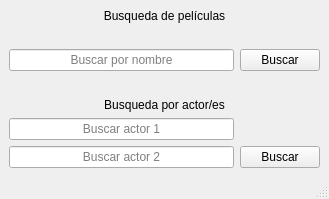
<?xml version="1.0" encoding="UTF-8"?>
<ui version="4.0">
 <class>Ventana_principal</class>
 <widget class="QMainWindow" name="Ventana_principal">
  <property name="geometry">
   <rect>
    <x>0</x>
    <y>0</y>
    <width>329</width>
    <height>199</height>
   </rect>
  </property>
  <property name="windowTitle">
   <string>MainWindow</string>
  </property>
  <widget class="QWidget" name="centralwidget">
   <layout class="QGridLayout" name="gridLayout">
    <item row="2" column="0">
     <widget class="QLineEdit" name="line_ingreso_nombre">
      <property name="alignment">
       <set>Qt::AlignmentFlag::AlignCenter</set>
      </property>
      <property name="placeholderText">
       <string>Buscar por nombre</string>
      </property>
     </widget>
    </item>
    <item row="2" column="1">
     <widget class="QPushButton" name="boton_buscar_pelicula">
      <property name="text">
       <string>Buscar</string>
      </property>
     </widget>
    </item>
    <item row="0" column="0" colspan="2">
     <widget class="QLabel" name="label">
      <property name="text">
       <string>Busqueda de películas</string>
      </property>
      <property name="alignment">
       <set>Qt::AlignmentFlag::AlignCenter</set>
      </property>
     </widget>
    </item>
    <item row="1" column="0" colspan="2">
     <spacer name="verticalSpacer">
      <property name="orientation">
       <enum>Qt::Orientation::Vertical</enum>
      </property>
      <property name="sizeHint" stdset="0">
       <size>
        <width>20</width>
        <height>40</height>
       </size>
      </property>
     </spacer>
    </item>
    <item row="8" column="0">
     <widget class="QLineEdit" name="line_ingreso_actor_2">
      <property name="alignment">
       <set>Qt::AlignmentFlag::AlignCenter</set>
      </property>
      <property name="placeholderText">
       <string>Buscar actor 2</string>
      </property>
     </widget>
    </item>
    <item row="3" column="0" colspan="2">
     <spacer name="verticalSpacer_2">
      <property name="orientation">
       <enum>Qt::Orientation::Vertical</enum>
      </property>
      <property name="sizeHint" stdset="0">
       <size>
        <width>20</width>
        <height>40</height>
       </size>
      </property>
     </spacer>
    </item>
    <item row="7" column="0">
     <widget class="QLineEdit" name="line_ingreso_actor_1">
      <property name="alignment">
       <set>Qt::AlignmentFlag::AlignCenter</set>
      </property>
      <property name="placeholderText">
       <string>Buscar actor 1</string>
      </property>
     </widget>
    </item>
    <item row="4" column="0" colspan="2">
     <widget class="QLabel" name="label_2">
      <property name="text">
       <string>&lt;html&gt;&lt;head/&gt;&lt;body&gt;&lt;p align=&quot;center&quot;&gt;Busqueda por actor/es&lt;/p&gt;&lt;/body&gt;&lt;/html&gt;</string>
      </property>
     </widget>
    </item>
    <item row="8" column="1">
     <widget class="QPushButton" name="boton_buscar_actor">
      <property name="text">
       <string>Buscar</string>
      </property>
     </widget>
    </item>
   </layout>
  </widget>
  <widget class="QMenuBar" name="menubar">
   <property name="geometry">
    <rect>
     <x>0</x>
     <y>0</y>
     <width>329</width>
     <height>22</height>
    </rect>
   </property>
  </widget>
  <widget class="QStatusBar" name="statusbar"/>
 </widget>
 <resources/>
 <connections>
  <connection>
   <sender>boton_buscar_actor</sender>
   <signal>clicked()</signal>
   <receiver>Ventana_principal</receiver>
   <slot>buscar_actores()</slot>
   <hints>
    <hint type="sourcelabel">
     <x>272</x>
     <y>161</y>
    </hint>
    <hint type="destinationlabel">
     <x>321</x>
     <y>133</y>
    </hint>
   </hints>
  </connection>
  <connection>
   <sender>boton_buscar_pelicula</sender>
   <signal>clicked()</signal>
   <receiver>Ventana_principal</receiver>
   <slot>buscar_peliculas()</slot>
   <hints>
    <hint type="sourcelabel">
     <x>287</x>
     <y>68</y>
    </hint>
    <hint type="destinationlabel">
     <x>319</x>
     <y>53</y>
    </hint>
   </hints>
  </connection>
 </connections>
 <slots>
  <slot>__buscar_actores()</slot>
  <slot>__buscar_peliculas()</slot>
 </slots>
</ui>
